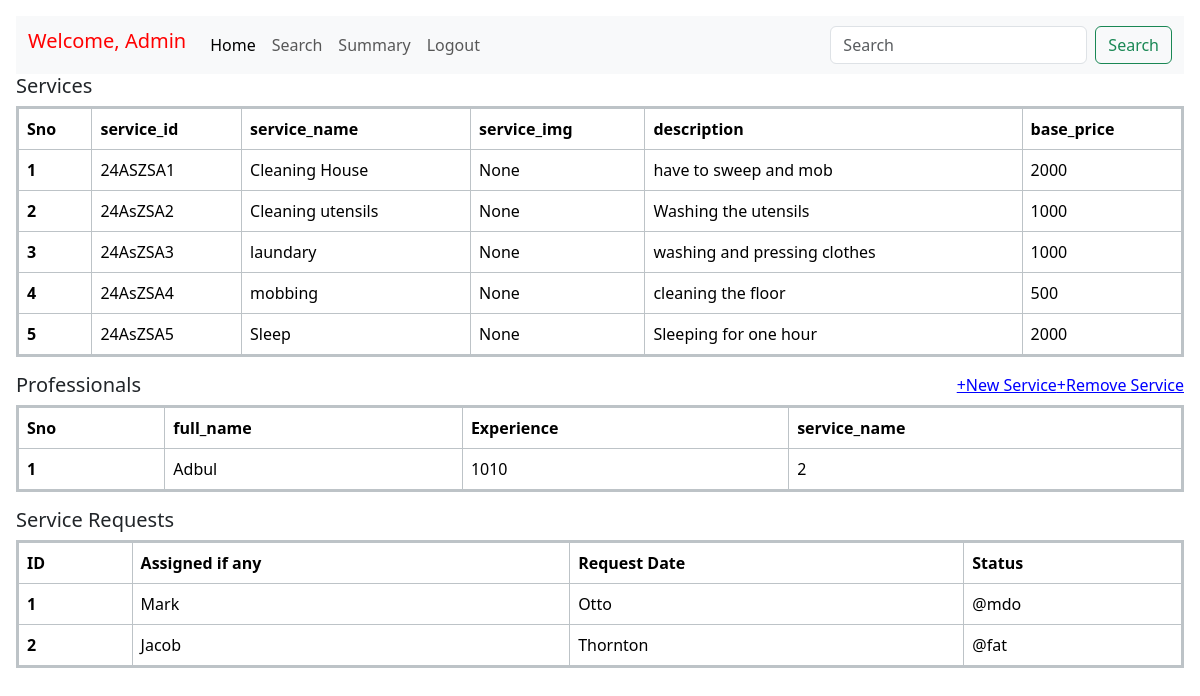
The page /Admin/home on the database its author committed.
### models.py (models this page shows, shortened)
class Service(db.Model):
    __tablename__ = 'Service'
    service_id = db.Column(db.String(50), primary_key=True)
    service_name = db.Column(db.String(100), nullable=False)
    service_img=db.Column(db.Text,nullable=True)
    description = db.Column(db.String(200), nullable=False)
    base_price = db.Column(db.Integer(), nullable=False)
    requests = db.relationship('ServiceBooked', backref='service', lazy=True)

class Professional(db.Model):
    __tablename__ = 'Professional'
    professional_id = db.Column(db.String(50), primary_key=True)
    username=db.Column(db.String(50), nullable=False,unique=True)
    password = db.Column(db.String(50), nullable=False)
    full_name = db.Column(db.String(50), nullable=False)
    Experience = db.Column(db.String(50), nullable=False)  # Changed to match `experience_input`
    contact_number = db.Column(db.String(15), nullable=True)
    service_name = db.Column(db.String(100), nullable=False)
    document = db.Column(db.Text, nullable=False)
    address = db.Column(db.String(200), nullable=False)
    pin = db.Column(db.Integer(), nullable=False)
    status = db.Column(db.String(10), default='active')  # 'active' or 'blocked'
    registration_date = db.Column(db.DateTime, default=datetime.utcnow)
    services_booked = db.relationship('ServiceBooked', backref='professional', lazy=True)

### routes.py (the view)
@app.route("/Admin/home")
def admin_home():
    Service_inspector = inspect(Service)
    Professional_inspector=inspect(Professional)
    heading_Service_names= [column.name for column in Service_inspector.columns]
    heading_Professional_names=['full_name','Experience','service_name']
    Services_data=Service.query.all()
    Professionals_data=Professional.query.all()
    return render_template("Admin/home.html",
                           heading_Service_names=heading_Service_names,
                           Services_data=Services_data,
                           heading_Professional_names=heading_Professional_names,
                           Professionals_data=Professionals_data)

### templates/Admin/home.html (shortened to what this page needs)
<!doctype html>
<html lang="en">
  <head>
    <link href="https://cdn.jsdelivr.net/npm/bootstrap@5.3.3/dist/css/bootstrap.min.css" rel="stylesheet">
    <link href="https://getbootstrap.com/docs/5.3/assets/css/docs.css" rel="stylesheet">
  </head>
  <body class="p-3 m-0 border-0 bd-example m-0 border-0">
    <nav class="navbar navbar-expand-lg bg-body-tertiary" style="background-color:#0d76ff;text-align: center;">
      <div class="container-fluid">
        <h1 class="navbar-brand" style="color:rgb(255, 0, 0);">Welcome, Admin</h1>
        <div class="collapse navbar-collapse" id="navbarSupportedContent" >
          <ul class="navbar-nav me-auto mb-2 mb-lg-0" >
            <li class="nav-item">
              <a class="nav-link active" aria-current="page" href="#">Home</a>
            </li>
            <li class="nav-item">
              <a class="nav-link" href="{{url_for('admin_search')}}">Search</a>
            </li>
            <li class="nav-item">
              <a class="nav-link" href="{{url_for('admin_summary')}}">Summary</a>
            </li>
            <li class="nav-item">
              <a class="nav-link" href="{{ url_for('login') }}">Logout</a>
            </li>
          </ul>
          <form class="d-flex" role="search">
            <input class="form-control me-2" type="search" placeholder="Search" aria-label="Search">
            <button class="btn btn-outline-success" type="submit">Search</button>
          </form>
        </div>
      </div>
    </nav>
    <h2 style="font-size:20px;">Services</h2>
    <div>
      <table class="table table-bordered" style="border: 3px solid #bdc3c7; border-collapse: collapse;">
          <thead>
              <tr>
                  <th>Sno</th>
                  {% for heads in heading_Service_names %}
                      <th scope="col">{{ heads }}</th>
                  {% endfor %}
              </tr>
          </thead>
          <tbody>
              {% for row in Services_data %}
                  <tr data-bs-toggle="modal" data-bs-target="#serviceModal{{ loop.index }}">
                      <th scope="row">{{ loop.index }}</th>
                      {% for col in heading_Service_names %}
                          <td>{{ row[col] }}</td>
                      {% endfor %}
                  </tr>
              {% endfor %}
          </tbody>
      </table>
      <a style="float:right;color:#0000FF;cursor:pointer;" href="{{ url_for('admin_service') }}">+Remove Service</a>
      <a style="float:right;color:#0000FF;cursor:pointer;" href="{{ url_for('admin_service') }}">+New Service</a>
  </div>
    <h3 style="font-size:20px;">Professionals</h3>
    <div>
      <table class="table table-bordered" style="border: 3px solid #bdc3c7; border-collapse: collapse;">
        <thead>
          <tr>
            <th>Sno</th>
            {% for heads in heading_Professional_names %}
              <th scope="col">{{ heads }}</th>
            {% endfor %}
          </tr>
        </thead>
        <tbody>
          {% for row in Professionals_data %}
            <tr>
              <th scope="row">{{ loop.index }}</th>
              {% for col in heading_Professional_names %}
                <td>{{ row[col] }}</td>
              {% endfor %}
            </tr>
          {% endfor %}
        </tbody>
      </table>
    </div>
    <h4 style="font-size:20px;">Service Requests</h4>
      <div>
        <table class="table table-bordered" style="border: 3px solid #bdc3c7; border-collapse: collapse;">
          <thead>
            <tr>
              <th scope="col">ID</th>
              <th scope="col">Assigned if any</th>
              <th scope="col">Request Date</th>
              <th scope="col" >Status</th>
            </tr>
          </thead>
          <tbody>
            <tr>
              <th scope="row">1</th>
              <td>Mark</td>
              <td>Otto</td>
              <td>@mdo</td>
            </tr>
            <tr>
              <th scope="row">2</th>
              <td>Jacob</td>
              <td>Thornton</td>
              <td>@fat</td>
            </tr>
          </tbody>
        </table>
      </div>
  </body>
</html>

### rows shown on the page
Service: service_id "24ASZSA1" "Cleaning House" "None" "have to sweep and mob" "2000"
Service: service_id "24AsZSA2" "Cleaning utensils" "None" "Washing the utensils" "1000"
Service: service_id "24AsZSA3" "laundary" "None" "washing and pressing clothes" "1000"
Service: service_id "24AsZSA4" "mobbing" "None" "cleaning the floor" "500"
Service: service_id "24AsZSA5" "Sleep" "None" "Sleeping for one hour" "2000"
Professional: full_name "Adbul" "1010" "2"

### other values the page prints
{{ heads }} "service_id" "service_name" "service_img" "description" "base_price"
{{ heads }} "full_name" "Experience" "service_name"
